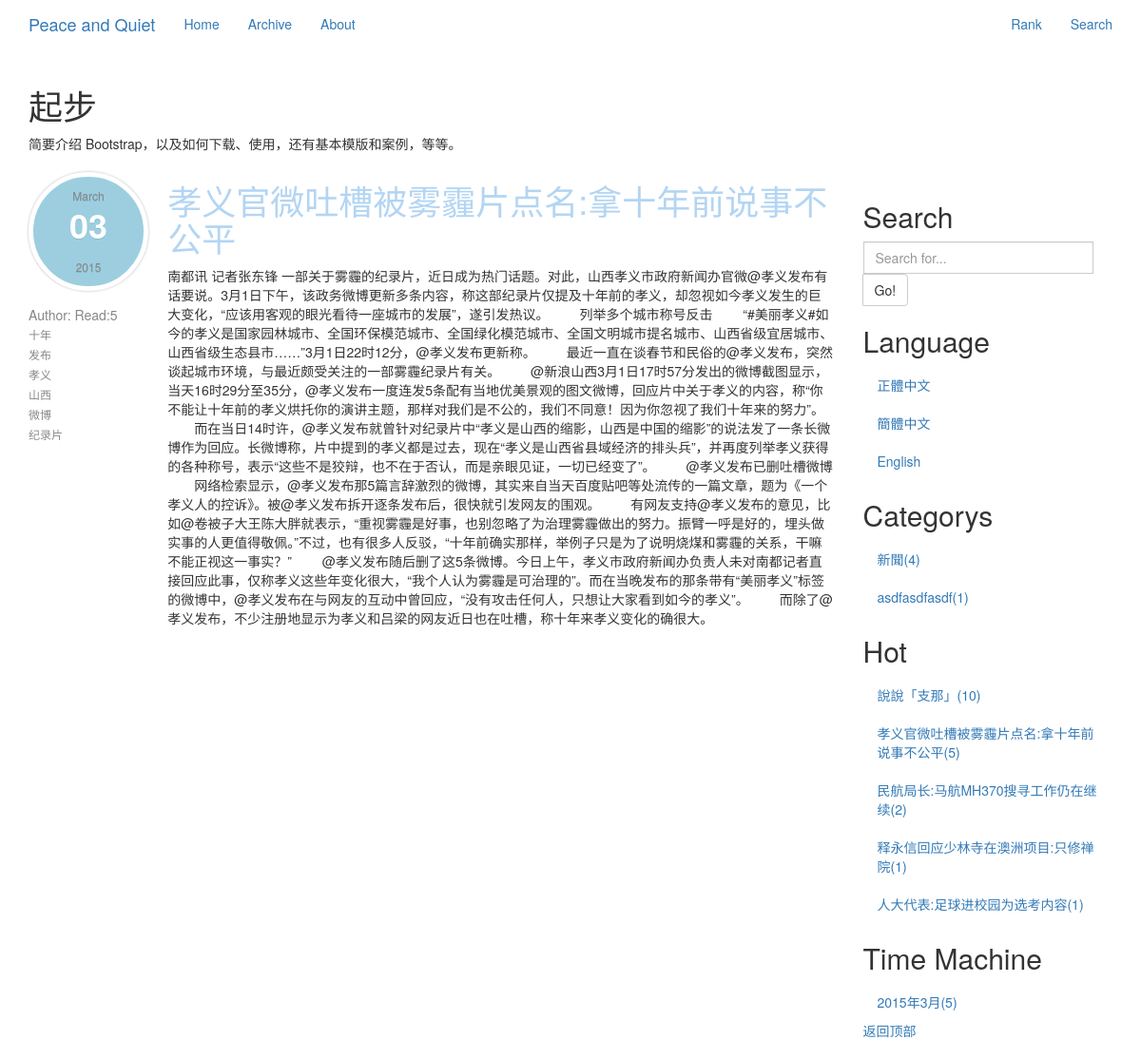
/archive/2af3e8ece3/, run on the app's committed database.
### Blog/models.py (models this page shows, shortened)
class Blog(models.Model):
    title = models.CharField("標題", max_length=150, unique=True, null=False, blank=False)
    createTime = models.DateTimeField("創建時間", auto_now_add=True, auto_now=False)
    updateTime = models.DateTimeField("修改時間", auto_now_add=False, auto_now=True)
    body = models.TextField("內容")
    accessCount = models.IntegerField("瀏覽量", default=1, editable=False)
    category = models.ForeignKey('Category', verbose_name="分類集合", related_name='category')
    shortUrl = models.CharField("短URL", max_length=150, unique=True, null=False, blank=False, editable=False)
    tags = models.ManyToManyField('Tag', verbose_name="標籤集合", null=True, editable=False)
    tags.help_text = '標籤集合'

class Tag(models.Model):
    title = models.CharField('標籤', max_length=30, unique=True)
    shortUrl = models.CharField('短Url', max_length=150, unique=True, null=False, blank=False, editable=False)
    class Meta:
        ordering = ('title',)

class Category(models.Model):
    title = models.CharField('分類', max_length=30, unique=True)
    shortUrl = models.CharField("短URL", max_length=150, unique=True, null=False, blank=False, editable=False)
    class Meta:
        ordering = ('title',)

### Blog/views.py (the view)
# urls.py: url(r'^archive/(?P<shortUrl>\w+)/', 'Blog.views.archive', name='archive'),
def archive(request, shortUrl):
    post = get_object_or_404(Blog, shortUrl=shortUrl)
    post.accessCount += 1
    post.save()
    categorys = getCategorysAndNumber()
    hotPassages = Blog.objects.order_by('-accessCount')[:10]
    timeMachines = getTimeMachines()
    return render(request, 'archive.html',
                  {'post': post, 'categorys': categorys, 'hotPassages': hotPassages, 'timeMachines': timeMachines})

### Blog/views.py (called while the page is built)
def getCategorysAndNumber():
    showCategorys = []
    for i in Category.objects.all():
        showCategorys.append({'title': i.title, 'number': Blog.objects.filter(
            category__in=Category.objects.filter(title=i.title)).count(), 'shortUrl': i.shortUrl})
    showCategorys.sort(key=lambda x: x['number'], reverse=True)
    return showCategorys

def getTimeMachines():
    temporaryTimeMachines = {}
    for i in Blog.objects.all():
        key = (i.createTime.year, i.createTime.month)
        if key not in temporaryTimeMachines:
            temporaryTimeMachines.update({key: 1})
        else:
            temporaryTimeMachines[key] += 1
    timeMachines = []
    for i in temporaryTimeMachines.keys():
        timeMachines.append(
            {'title': "%s年%s月" % (i[0], i[1]), 'number': temporaryTimeMachines[i], 'year': i[0],
             'month': i[1]})
    return timeMachines

### template/archive.html (shortened to what this page needs)
{% extends 'base.html' %}
{% block content %}
    <div class="col-md-9" role="main">
        <div class="row">
            <div class="col-md-2" role="complementary">
                <nav class="visible-lg-inline-block">
                    <div class="title">
                        <aside class="entry-meta">
                            <time datetime="2012-06-17T18:05:54.000Z" class="post-date">
                                <span class="post-month">{{ post.createTime|date:"F" }}</span>
                                <strong class="post-day">{{ post.createTime|date:"d" }}</strong>
                                <span class="post-year">{{ post.createTime|date:"Y" }}</span>
                            </time>
                        </aside>
                        <span>Author:</span>
                        <span>Read:{{ post.accessCount }}</span>
                        {% for tag in post.tags.all %}
                            <li><a href="{% url 'tagView' shortUrl=tag.shortUrl %}">{{ tag.title }}</a></li>
                        {% endfor %}
                    </div>
                </nav>
            </div>
            <div class="col-md-10" role="main">
                <div class="title"><a href="{% url 'archive' shortUrl=post.shortUrl %}">
                    <h1>{{ post.title }}</h1>
                </a></div>
                <p>{{ post.body }}</p>
            </div>
        </div>
    </div>
    {% block rightSide %}
        {% include "rightSide.html" %}
    {% endblock %}
{% endblock %}

### template/rightSide.html (shortened to what this page needs)
<div class="col-md-3" role="complementary">
    <nav class="bs-docs-sidebar hidden-print hidden-xs hidden-sm affix-top">
        <ul class="nav bs-docs-sidenav">
            <li><a></a></li>
            <li><h2>Search</h2></li>
            <li>
                <div class="input-group">
                    <form action="{% url 'search' %}" method="post">
                        <input type="text" class="form-control" name="query" placeholder="Search for...">
                            <span class="input-group-btn">
                                <button class="btn btn-default" type="submit">Go!</button>
                            </span>
                    </form>
                </div>
            </li>
            <li><h2>Language</h2></li>
            <li><a href="#">正體中文</a></li>
            <li><a href="#">簡體中文</a></li>
            <li><a href="#">English</a></li>
            <li><h2>Categorys</h2></li>
            {% for category in categorys %}
                <li><a href="{% url 'category' shortUrl=category.shortUrl %}">{{ category.title }}({{ category.number }})</a>
                </li>
            {% endfor %}
            <li><h2>Hot</h2></li>
            {% for hotPassage in hotPassages %}
                <li>
                    <a href="{% url 'archive' shortUrl=hotPassage.shortUrl %}">{{ hotPassage.title }}({{ hotPassage.accessCount }})</a>
                </li>
            {% endfor %}
            <li><h2>Time Machine</h2></li>
            {% for timeMachine in timeMachines %}
                <li>
                    <a href="{% url 'timeMachine' year=timeMachine.year month=timeMachine.month %}">{{ timeMachine.title }}({{ timeMachine.number }})</a>
                </li>
            {% endfor %}
        </ul>
        <a class="back-to-top" href="#top">
            返回顶部
        </a>
    </nav>
</div>

### template/base.html (style rules this page uses)
.title span { color: #878787; }
.title li { list-style-type: none; }
.title a { color: #898989; font-size: 12px; line-height: 20px; text-align: center; text-decoration: none; -o-transition: color 0.5s linear; -webkit-transition: color 0.5s linear; -moz-transition: color 0.5s linear; transition: color 0.5s linear; }
.title a > h1 { color: #B3D5F3; text-align: left; text-decoration: none; -o-transition: color 0.5s linear; -webkit-transition: color 0.5s linear; -moz-transition: color 0.5s linear; transition: color 0.5s linear; }
.entry-meta { color: #878787; float: left; margin: 10px 20px 0 0; text-align: center; width: 125px; font-size: 12px; line-height: 20px }
.post-date { width: 56px; height: auto; float: left; text-align: center; margin-right: 20px; margin-bottom: 15px; display: block; background: #9dcedf; text-shadow: 0 1px #81bcd1; border-radius: 100px; -moz-border-radius: 100px; -webkit-border-radius: 100px; padding: 10px 30px; border: 4pt solid #fff; -moz-box-shadow: 0 0 3px #b7b7b7; -webkit-box-shadow: 0 0 3px #b7b7b7; box-shadow: 0 0 3px #b7b7b7; -webkit-box-sizing: content-box; -moz-box-sizing: content-box; box-sizing: content-box; }
.post-month { display: block; color: #fff }
.post-day, .post-year { display: block }
.post-day { font-size: 36px; color: #fff; margin: 10px 0 15px 0 }
.post-year { background: url("https://www.byvoid.com/images/post-meta-divider.png") top repeat-x; color: #fff; padding: 10px 0 0 0 }

### data on the page
Blog: createTime "March", createTime "03", createTime "2015", accessCount "5", title "孝义官微吐槽被雾霾片点名:拿十年前说事不公平", body "南都讯 记者张东锋 一部关于雾霾的纪录片，近日成为热门话题。对此，山西孝义市政府新闻办官微@孝义发布有话要说。3月1日下午，该政务微博更新多条内容，称这部纪录片仅提及十年前的孝义，却忽视如今孝义发生的巨大变化，“应该用客观的眼光看待一座城市的发展”，遂引发热议。 列举多个城市称号反击 “#美丽孝义#如今的孝义是国家园林城市、全国环保模范城市、全国绿化模范城市、全国文明城市提名城市、山西省级宜居城市、山西省级生态县市……”3月1日22时12分，@孝义发布更新称。 最近一直在谈春节和民俗的@孝义发布，突然谈起城市环境，与最近颇受关注的一部雾霾纪录片有关。 @新浪山西3月1日17时57分发出的微博截图显示，当天16时29分至35分，@孝义发布一度连发5条配有当地优美景观的图文微博，回应片中关于孝义的内容，称“你不能让十年前的孝义烘托你的演讲主题，那样对我们是不公的，我们不同意！因为你忽视了我们十年来的努力”。 而在当日14时许，@孝义发布就曾针对纪录片中“孝义是山西的缩影，山西是中国的缩影”的说法发了一条长微博作为回应。长微博称，片中提到的孝义都是过去，现在“孝义是山西省县域经济的排头兵”，并再度列举孝义获得的各种称号，表示“这些不是狡辩，也不在于否认，而是亲眼见证，一切已经变了”。 @孝义发布已删吐槽微博 网络检索显示，@孝义发布那5篇言辞激烈的微博，其实来自当天百度贴吧等处流传的一篇文章，题为《一个孝义人的控诉》。被@孝义发布拆开逐条发布后，很快就引发网友的围观。…"
Tag: title "十年"
Tag: title "发布"
Tag: title "孝义"
Tag: title "山西"
Tag: title "微博"
Tag: title "纪录片"
Category: title "新聞"
Category: title "asdfasdfasdf"
Blog: title "說說「支那」", accessCount "10"
Blog: title "民航局长:马航MH370搜寻工作仍在继续", accessCount "2"
Blog: title "释永信回应少林寺在澳洲项目:只修禅院", accessCount "1"
Blog: title "人大代表:足球进校园为选考内容", accessCount "1"

### other printed values
{{ category.number }} "4" "1"
{{ timeMachine.title }} "2015年3月"
{{ timeMachine.number }} "5"
